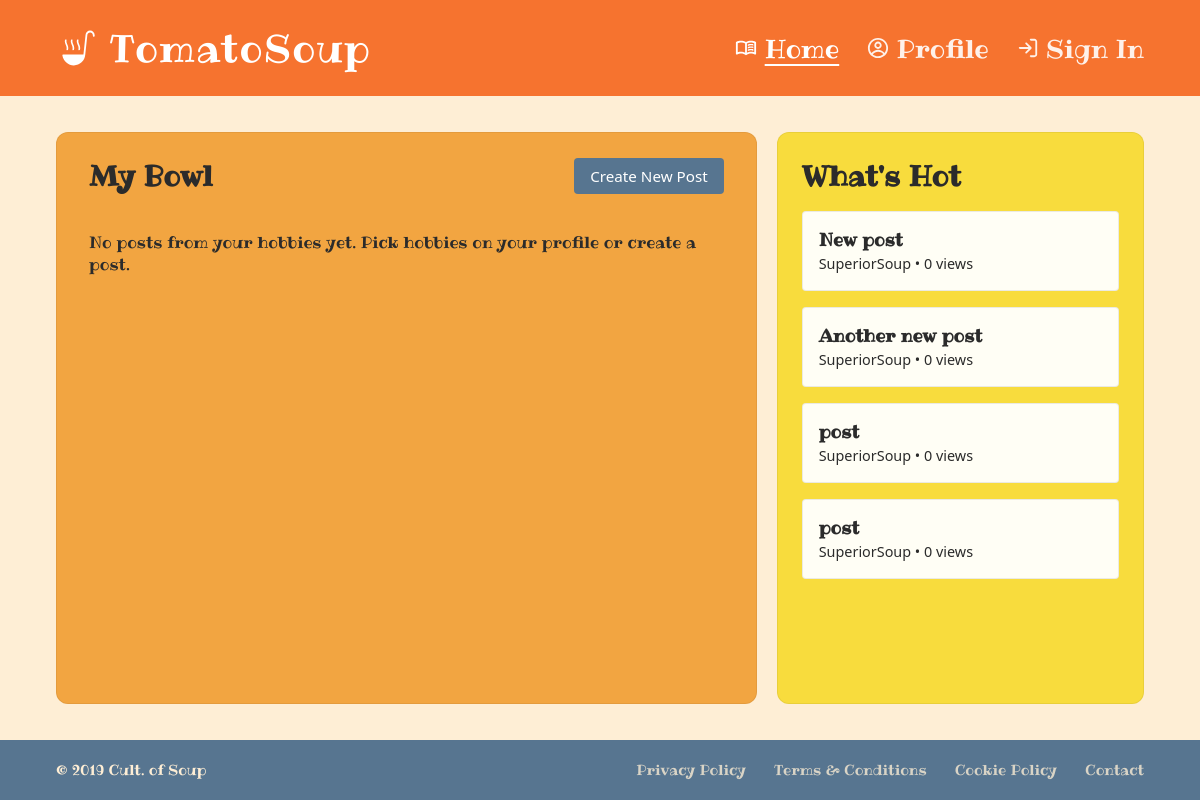
The app's page / (signed in), older data.
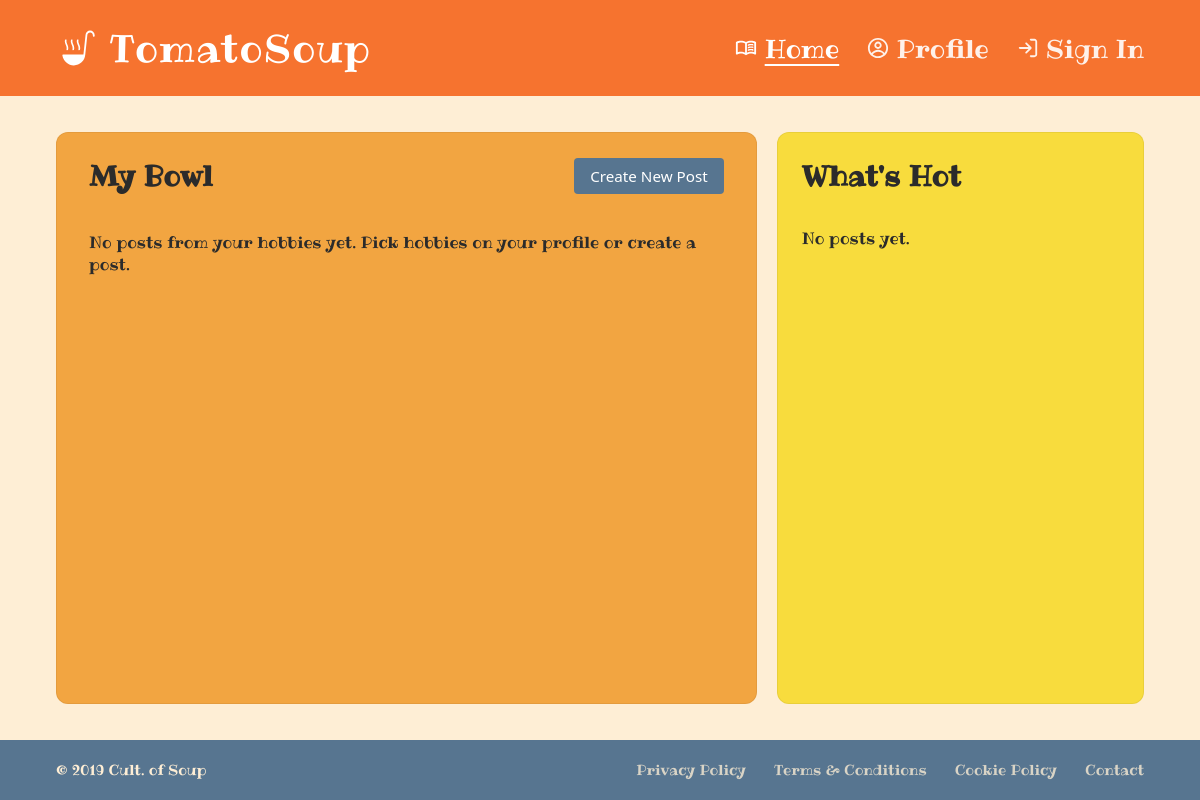
The same page, newer data.
### Soup/models.py (models this page shows, shortened)
class Post(models.Model):
    id = models.UUIDField(primary_key=True, default=uuid.uuid4, editable=False)
    title = models.CharField(max_length=300, blank=True)
    description = models.TextField(blank=True)
    author = models.ForeignKey(Author, on_delete=models.CASCADE)
    hobby = models.CharField(max_length=300, choices=HOBBY, default='PLANTS')
    published = models.DateTimeField(default=timezone.now)
    views = models.PositiveIntegerField(default=0)

class Author(AbstractBaseUser, PermissionsMixin):
    id = models.UUIDField(primary_key=True, default=uuid.uuid4, editable=False)
    username = models.CharField(max_length=150, unique=True)
    email = models.CharField(blank=True)
    password = models.CharField(max_length=128, default="thisisapassword")
    pronouns = models.CharField(max_length=128, default="")
    hobby = JSONField(default=list, blank=True) # This will be a list of strings of hobbies that the user has selected
    date_joined = models.DateTimeField(default=timezone.now)
    is_superuser = models.BooleanField(default=False)
    is_staff = models.BooleanField(default=False)
    is_active = models.BooleanField(default=True)
    objects = UserManager()
    USERNAME_FIELD = "username"
    REQUIRED_FIELDS = ["email", "password"]

### Soup/views.py (the view)
# urls.py: path('', views.home_view, name='home'),
@login_required
def home_view(request):
    author = request.user
    author_hobbies = author.hobby if isinstance(author.hobby, list) and author.hobby else []
    if author_hobbies:
        feed_posts = (
            Post.objects
            .select_related("author")
            .prefetch_related("image_set")
            .filter(hobby__in=author_hobbies)
            .order_by("-views", "-published")
        )
    else:
        feed_posts = Post.objects.none()
    spotlight_feed = request.GET.get("spotlight", "views")
    if spotlight_feed == "newest":
        whats_new_posts = Post.objects.select_related("author").prefetch_related("image_set").order_by("-published")[:10]
    else:
        whats_new_posts = Post.objects.select_related("author").prefetch_related("image_set").order_by("-views")[:10]
    context = {
        "author": author,
        "feed_posts": feed_posts,
        "whats_new_posts": whats_new_posts,
        "spotlight_mode": spotlight_feed,
    }
    return render(request, "home.html", context)

### Soup/templates/home.html (shortened to what this page needs)
{% extends 'base.html' %}
{% load static %}
{% block head %}
  <link rel="stylesheet" href="{% static 'css/home.css' %}" />
{% endblock %}
{% block content %}
  <div class="home-layout">
    <section class="home-my-bowl" aria-labelledby="my-bowl-heading">
      <div class="home-my-bowl-header">
        <h2 id="my-bowl-heading">My Bowl</h2>
        <a href="{% url 'new_post' %}" class="home-create-post-btn">Create New Post</a>
      </div>
      <div class="home-my-bowl-list">
        {% for post in feed_posts %}
          <article>
            <h3>{{ post.title|default:"Untitled Post" }}</h3>
            <p>By {{ post.author.username }} • {{ post.published|date:"M d, Y H:i" }}</p>
            <p>{{ post.description|truncatewords:30 }}</p>
            <p>Views: {{ post.views }}</p>
            {% with post.image_set.all as images %}
              {% if images %}
                <img src="{{ images.0.image.url }}" alt="" style="max-width: 100%; height: auto; border-radius: 4px;" />
              {% endif %}
            {% endwith %}
            <p><a href="{% url 'post' post.id %}">View More →</a></p>
          </article>
        {% empty %}
          <p>No posts from your hobbies yet. Pick hobbies on your profile or create a post.</p>
        {% endfor %}
      </div>
    </section>
    <section class="home-whats-hot" aria-labelledby="whats-hot-heading">
      <h2 id="whats-hot-heading">What's Hot</h2>
      <div class="home-whats-hot-list">
        {% for post in whats_new_posts %}
          <a href="{% url 'post' post.id %}" class="home-post-teaser">
            <strong>{{ post.title|default:"Untitled Post" }}</strong><br />
            <small>{{ post.author.username }} • {{ post.views }} views</small>
          </a>
        {% empty %}
          <p>No posts yet.</p>
        {% endfor %}
      </div>
    </section>
  </div>
{% endblock %}

### Soup/templates/base.html (shortened to what this page needs)
{% load static %}
<!DOCTYPE HTML>
<html lang="en">
    <head>
        <link rel="stylesheet" href="{% static 'css/global.css' %}">
        {% block head %}{% endblock %}
    </head>
    <body>
        <header class="topbar">
            <section class="topbar-left">
                <a href="#" class="topbar-logo">
                    <img
                        src="{% static 'icons/tomatosoup-icon.svg' %}"
                        alt="Tomato Soup logo">
                    <span class="topbar-title">TomatoSoup</span>
                </a>
            </section>
            <nav class="topbar-right" aria-label="Primary">
                <a href="{% url 'home' %}" class="topbar-link {% if request.resolver_match.url_name == 'home' %}topbar-link--active{% endif %}">
                    <span class="topbar-link-icon" aria-hidden="true">
                        <img src="{% static 'icons/Icon Left_home.svg' %}" alt="" />
                    </span>
                    <span class="topbar-link-label">Home</span>
                </a>
                <a href="{% url 'profile' %}" class="topbar-link {% if request.resolver_match.url_name == 'profile' %}topbar-link--active{% endif %}">
                    <span class="topbar-link-icon" aria-hidden="true">
                        <img src="{% static 'icons/Icon Left_profile.svg' %}" alt="" />
                    </span>
                    <span class="topbar-link-label">Profile</span>
                </a>
                <a href="{% url 'login' %}" class="topbar-link {% if request.resolver_match.url_name == 'login' %}topbar-link--active{% endif %}">
                    <span class="topbar-link-icon" aria-hidden="true">
                        <img src="{% static 'icons/Icon Left_signin.svg' %}" alt="" />
                    </span>
                    <span class="topbar-link-label">Sign In</span>
                </a>
            </nav>
        </header>
        <main class="page-content">{% block content %}{% endblock %}</main>
        <footer class="footer">
            <div class="footer-left">
                <span>&copy; 2019 Cult. of Soup</span>
            </div>
            <nav class="footer-links" aria-label="Footer">
                <a href="#" class="footer-link">Privacy Policy</a>
                <a href="#" class="footer-link">Terms &amp; Conditions</a>
                <a href="#" class="footer-link">Cookie Policy</a>
                <a href="#" class="footer-link">Contact</a>
            </nav>
        </footer>
    </body>
</html>

### Soup/static/css/global.css (style rules this page uses)
:root { --ts-palette-dark-teal: #008080; --ts-palette-blue-gray: #577590; --ts-palette-cyan: #00C3D0; --ts-palette-teal: #00C8B3; --ts-palette-green: #34C759; --ts-palette-light-green: #98D8A0; --ts-palette-periwinkle: #B8C5D6; --ts-palette-salmon: #D78A76; --ts-palette-amber: #F2A541; --ts-palette-orange: #F6732F; --ts-palette-burnt-orange: #B85C38; --ts-palette-yellow: #F8DC3D; --ts-palette-cream: #FEEED5; --ts-palette-white: #FFFFFF; --ts-color-header: var(--ts-palette-orange); --ts-color-header-text: var(--ts-palette-white); --ts-color-bg: var(--ts-palette-cream); --ts-color-footer: var(--ts-palette-blue-gray); --ts-color-footer-text: var(--ts-palette-cream); --ts-color-link: var(--ts-palette-cream); --ts-color-link-muted: rgba(254, 238, 213, 0.78); --ts-font-body: "Segoe UI", system-ui, -apple-system, sans-serif; }
*, *::before, *::after { box-sizing: border-box; }
html, body { height: 100%; }
body { margin: 0; font-family: "Ribeye", cursive; background-color: var(--ts-color-bg); color: #2b2b2b; display: flex; flex-direction: column; }
a { color: inherit; text-decoration: none; }
.topbar { background-color: var(--ts-color-header); color: var(--ts-color-header-text); display: flex; align-items: center; justify-content: space-between; padding: 0 3.5rem; min-height: 96px; }
.topbar-left { display: flex; align-items: center; }
.topbar-logo { display: inline-flex; align-items: center; gap: 0.6rem; }
.topbar-logo, .topbar-logo:link, .topbar-logo:visited, .topbar-logo:hover, .topbar-logo:active, .topbar-logo:focus, .topbar-logo:focus-visible { text-decoration: none !important; }
.topbar-logo img { height: 44px; width: auto; display: block; }
.topbar-title { font-family: "Ribeye", cursive; font-size: 2.4rem; letter-spacing: 0.03em; }
.topbar-right { display: flex; align-items: center; gap: 1.75rem; font-size: 1.6rem; }
.topbar-link { display: inline-flex; align-items: center; gap: 0.45rem; color: var(--ts-color-header-text); opacity: 0.9; }
.topbar-link--active { text-decoration: underline; text-underline-offset: 0.25em; color: #fff; opacity: 1; }
.topbar-link-icon { display: inline-flex; align-items: center; justify-content: center; width: 22px; height: 22px; }
.topbar-link-icon img { width: 100%; height: 100%; object-fit: contain; display: block; filter: brightness(0) invert(1); }
.topbar-link-label { text-transform: capitalize; }
.page-content { flex: 1; display: flex; flex-direction: column; min-height: 0; padding: 2.25rem 3.5rem; }
.footer { background-color: var(--ts-color-footer); color: var(--ts-color-footer-text); display: flex; align-items: center; justify-content: space-between; padding: 1.25rem 3.5rem; font-size: 0.9rem; }
.footer-links { display: flex; align-items: center; gap: 1.75rem; }
.footer-link { color: var(--ts-color-link-muted); }

### Soup/static/css/home.css (style rules this page uses)
:root { --ts-palette-blue-gray: #577590; --ts-palette-cyan: #00C3D0; --ts-palette-teal: #00C8B3; --ts-palette-green: #34C759; --ts-palette-salmon: #D78A76; --ts-palette-amber: #F2A541; --ts-palette-orange: #F6732F; --ts-palette-yellow: #F8DC3D; --ts-palette-cream: #FEEED5; --ts-palette-white: #FFFFFF; }
.home-layout { display: flex; gap: 1.25rem; flex: 1; min-height: 0; }
.home-my-bowl { flex: 2; min-width: 0; background-color: var(--ts-palette-amber); color: #2b2b2b; padding: 1.5rem 2rem; display: flex; flex-direction: column; border-radius: 12px; border: 1px solid rgba(0, 0, 0, 0.06); }
.home-my-bowl-header { display: flex; align-items: center; justify-content: space-between; margin-bottom: 1.25rem; flex-wrap: wrap; gap: 0.75rem; }
.home-my-bowl h2, .home-whats-hot h2 { margin: 0; font-size: 1.75rem; font-weight: 700; color: #2b2b2b; }
.home-create-post-btn { display: inline-flex; align-items: center; gap: 0.5rem; padding: 0.5rem 1rem; background-color: var(--ts-palette-blue-gray); color: var(--ts-palette-white); border: none; border-radius: 4px; font-size: 0.95rem; font-family: var(--ts-font-body); cursor: pointer; text-decoration: none; }
.home-my-bowl-list, .home-whats-hot-list { display: flex; flex-direction: column; gap: 1rem; overflow-y: auto; }
.home-whats-hot { flex: 1; min-width: 0; background-color: var(--ts-palette-yellow); padding: 1.5rem 1.5rem; display: flex; flex-direction: column; border-radius: 12px; border: 1px solid rgba(0, 0, 0, 0.06); }
.home-whats-hot h2 { margin-bottom: 1rem; }
.home-whats-hot-list { flex: 1; min-height: 0; }

Row changes from the older to the newer data that the page shows:
removed Post: title "New post", author.username "SuperiorSoup", views "0"
removed Post: title "Another new post", author.username "SuperiorSoup", views "0"
removed Post: title "post", author.username "SuperiorSoup", views "0"
removed Post: title "post", author.username "SuperiorSoup", views "0"
Text that changed along with them:
text now shown: "No posts yet."
